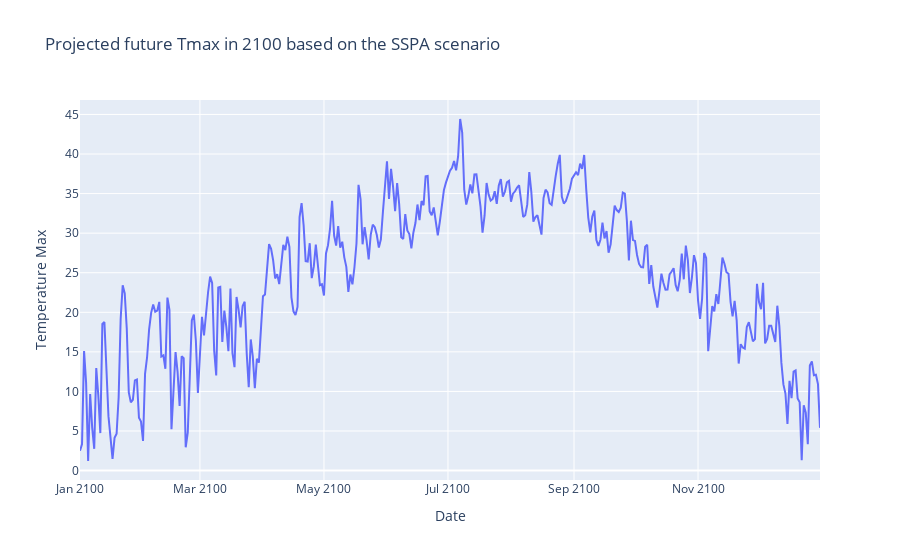

The cell this chart's notebook holds for it:
### Code cell
#(2) projected future Tmax in 2100 based on the SSP1-2.6 scenario
sspB = pd.read_csv('../data/data_hw2/data_hw2_p4/tasmax_tasmax_day_GFDL-ESM4_sspB_r1i1p1f1_gr1_2100.csv')
#sspA
px.line(sspA, x='Date', y='Temperature Max', title='Projected future Tmax in 2100 based on the SSPA scenario')

### Figure 1 — Plotly figure (JSON) as saved in the notebook; plotly's stock layout.template omitted (floating-point values rounded to 4 significant figures; data arrays with more than 128 entries replaced by an {"elided": "..."} marker saying what was removed)
{"data": [{"hovertemplate": "Date=%{x}<br>Temperature Max=%{y}<extra></extra>", "legendgroup": "", "line": {"color": "#636efa", "dash": "solid"}, "marker": {"symbol": "circle"}, "mode": "lines", "name": "", "orientation": "v", "showlegend": false, "type": "scatter", "x": {"elided": "365 str values"}, "xaxis": "x", "y": {"elided": "365 float values"}, "yaxis": "y"}], "layout": {"legend": {"tracegroupgap": 0}, "title": {"text": "Projected future Tmax in 2100 based on the SSPA scenario"}, "xaxis": {"anchor": "y", "domain": [0, 1], "title": {"text": "Date"}}, "yaxis": {"anchor": "x", "domain": [0, 1], "title": {"text": "Temperature Max"}}}}
